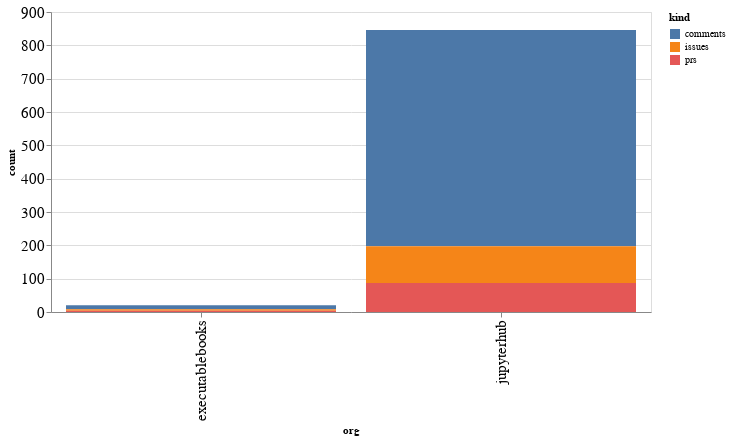

Notebook cell for this chart:
### Code cell
alt.Chart(org_summaries, width=600).mark_bar().encode(
    x='org',
    y='count',
    color='kind',
    tooltip="org"
)

### Figure 1 — Vega-Lite specification as saved in the notebook (floating-point values rounded to 4 significant figures)
{"config": {"axisLeft": {"labelFontSize": 15}, "axisBottom": {"labelFontSize": 15}}, "data": {"name": "data-196c4c1052424479d26482b1996b4933"}, "mark": "bar", "encoding": {"color": {"type": "nominal", "field": "kind"}, "tooltip": {"type": "nominal", "field": "org"}, "x": {"type": "nominal", "field": "org"}, "y": {"type": "quantitative", "field": "count"}}, "width": 600, "$schema": "https://vega.github.io/schema/vega-lite/v4.8.1.json", "datasets": {"data-196c4c1052424479d26482b1996b4933": [{"org": "executablebooks", "kind": "comments", "count": 12}, {"org": "executablebooks", "kind": "issues", "count": 4}, {"org": "executablebooks", "kind": "prs", "count": 4}, {"org": "jupyterhub", "kind": "comments", "count": 649}, {"org": "jupyterhub", "kind": "issues", "count": 110}, {"org": "jupyterhub", "kind": "prs", "count": 87}]}}
